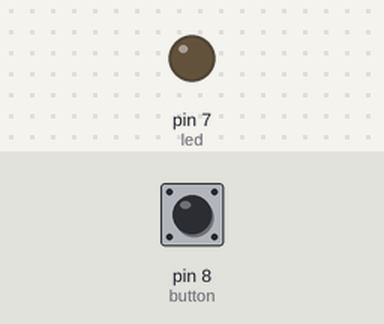
A sketch run on a simulated Arduino Uno, built with avr-gcc and run on an emulated ATmega328P. Parts: output pins drawn as LEDs (lit = HIGH). The inputs (shaded band) are chosen by the test bench; at power-on: pin 8 (button) LOW.

Above: at 1.2 s.
1.3 s: pin 8 (button) pulled HIGH for 0.15 s
At 1.37 s:
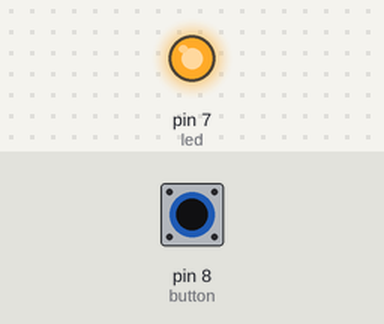
2.9 s: pin 8 (button) pulled HIGH for 3.2 s
At 7.5 s:
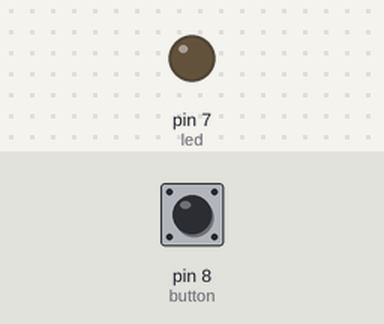
Timing chart, 0 to 9.0 s (numbered marks = the images above; inputs shaded):
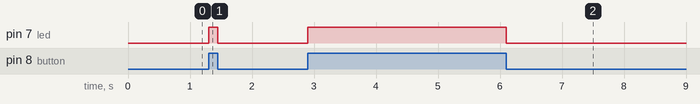

The sketch:

Pushbuttons_Interface.ino
```cpp
const int button = 8;
const int led =7;

unsigned char button_state;
void setup()
{
  pinMode(button,INPUT);
  pinMode(led,OUTPUT);
}

void loop()
{
  button_state = digitalRead(button);

  if(button_state == HIGH)
  {
    digitalWrite(led,HIGH);
  }
  else
  {
    digitalWrite(led,LOW);
  }
}
```

Measured:
- after the input at 1.3 s, pin 7 (led): LOW → HIGH at once, → LOW 0.15 s later
- after the input at 2.9 s, pin 7 (led): LOW → HIGH at once, → LOW 3.2 s later
